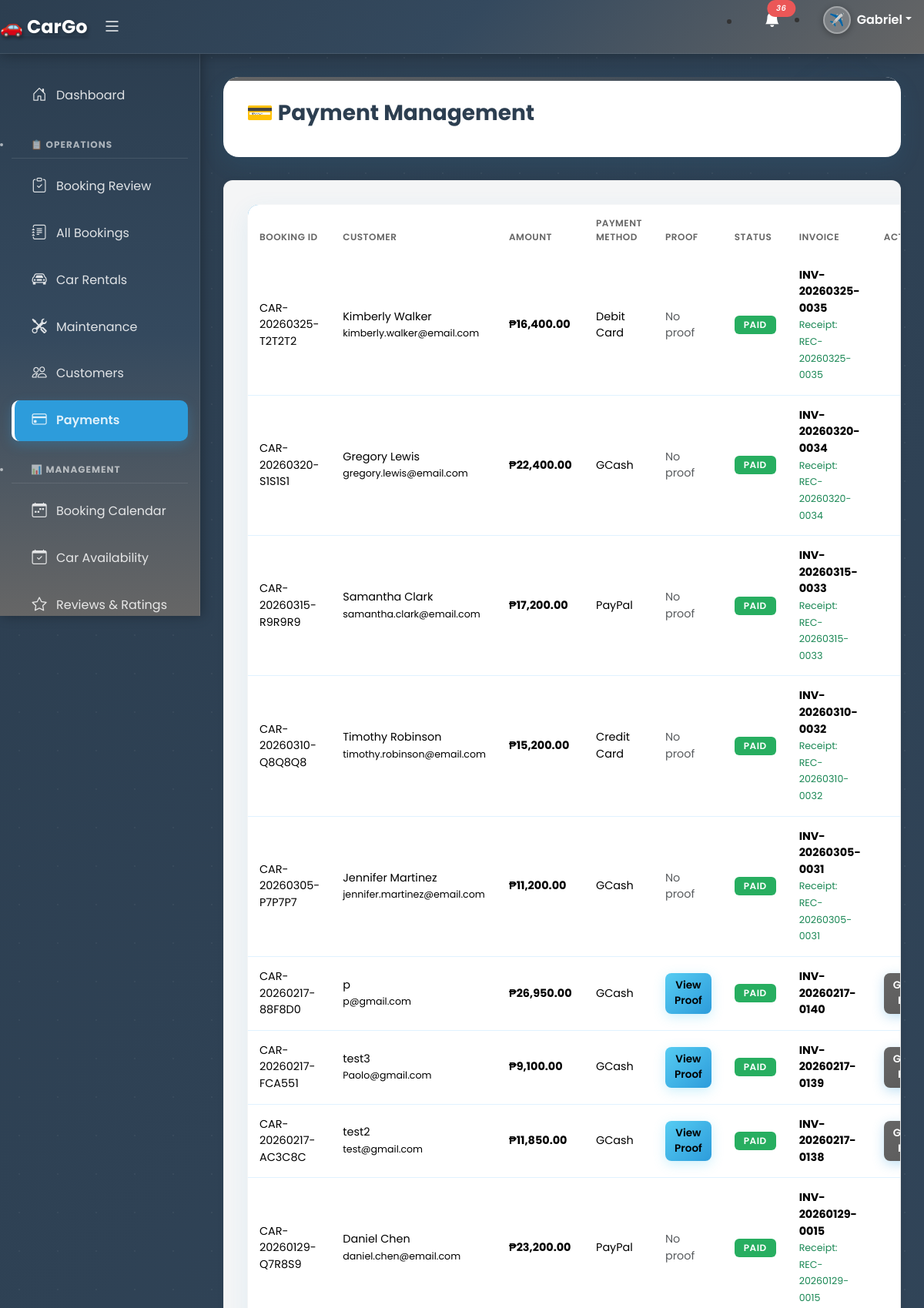
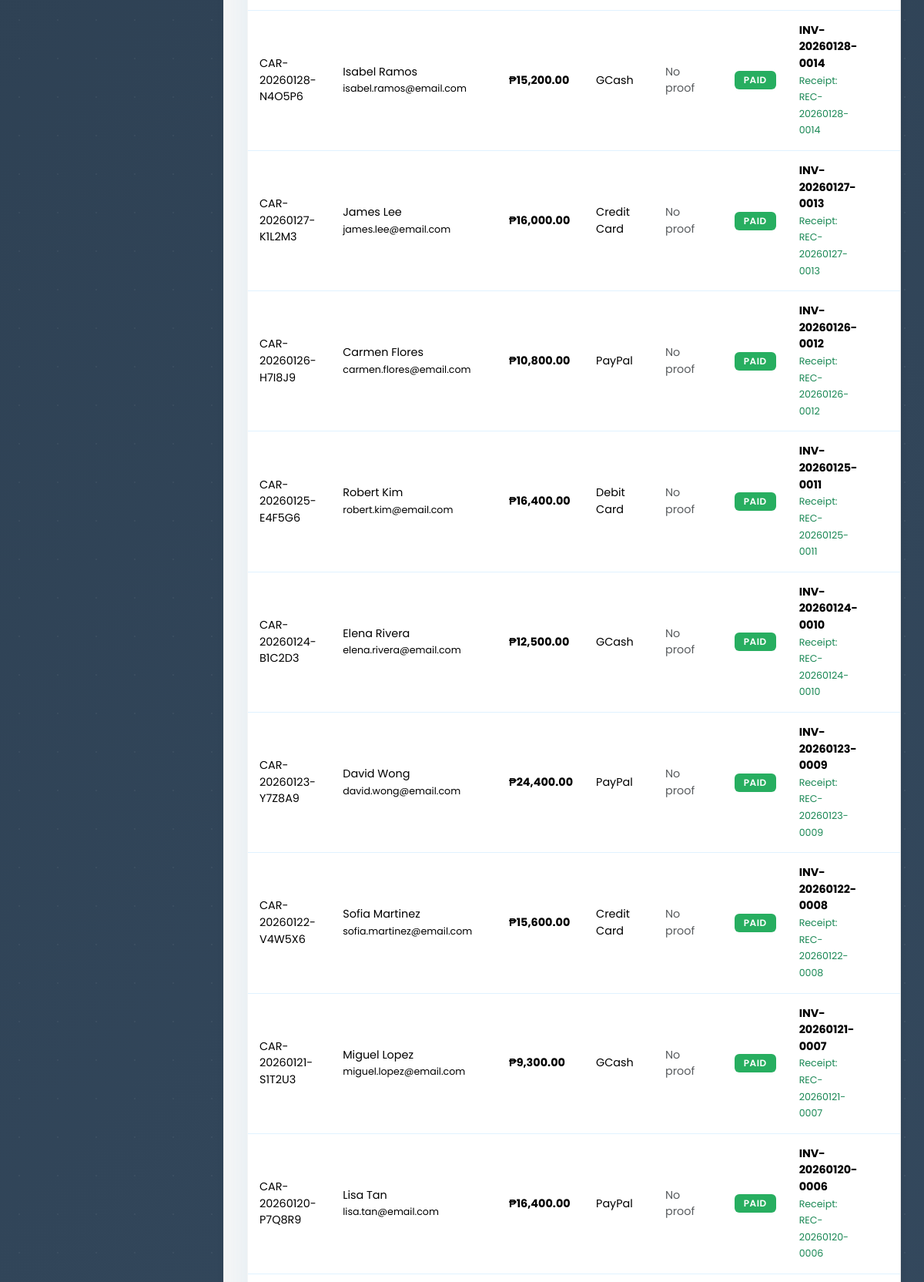
Screenshot of /index.php?page=payments (signed in, upper part) with the database file from the repository (2 pictures, top to bottom).
### tables this page shows
CREATE TABLE `car_rentals` (
  `id` int(11) NOT NULL,
  `booking_id` varchar(50) NOT NULL,
  `customer_name` varchar(100) NOT NULL,
  `customer_email` varchar(100) NOT NULL,
  `customer_phone` varchar(20) NOT NULL,
  `customer_age` int(11) NOT NULL,
  `pickup_date` date NOT NULL,
  `dropoff_date` date NOT NULL,
  `pickup_time` time NOT NULL,
  `dropoff_time` time NOT NULL,
  `pickup_location` varchar(200) NOT NULL,
  `dropoff_location` varchar(200) NOT NULL,
  `car_type` varchar(50) NOT NULL,
  `car_model` varchar(100) NOT NULL,
  `car_image` varchar(255) DEFAULT NULL,
  `rental_days` int(11) NOT NULL,
  `daily_rate` decimal(10,2) NOT NULL,
  `subtotal` decimal(10,2) NOT NULL,
  `insurance_fee` decimal(10,2) DEFAULT 0.00,
  `additional_fees` decimal(10,2) DEFAULT 0.00,
  `total_amount` decimal(10,2) NOT NULL,
  `promo_code` varchar(50) DEFAULT NULL,
  `discount_amount` decimal(10,2) DEFAULT 0.00,
  `agent_id` varchar(50) DEFAULT NULL,
  `agent_commission` decimal(10,2) DEFAULT 0.00,
  `status` varchar(50) DEFAULT 'Pending',
  `admin_notes` text DEFAULT NULL,
  `payment_method` varchar(50) DEFAULT NULL,
  `payment_status` varchar(50) DEFAULT 'Pending',
  `created_at` timestamp NOT NULL DEFAULT current_timestamp(),
  `updated_at` timestamp NOT NULL DEFAULT current_timestamp() ON UPDATE current_timestamp(),
  `license_number` varchar(50) DEFAULT '',
  `license_expiry` date DEFAULT NULL,
  `actual_return_date` datetime DEFAULT NULL,
  `payment_proof` varchar(255) DEFAULT NULL,
  `invoice_number` varchar(50) DEFAULT NULL,
  `receipt_file` varchar(255) DEFAULT NULL,
  `payment_verified_by` varchar(50) DEFAULT NULL,
  `payment_verified_at` datetime DEFAULT NULL,
  `payment_type` varchar(20) DEFAULT 'Full Payment',
  `amount_paid` decimal(10,2) DEFAULT 0.00,
  `remaining_balance` decimal(10,2) DEFAULT 0.00,
  `refund_amount` decimal(10,2) DEFAULT 0.00,
  `actual_rental_days` int(11) DEFAULT 0,
  `pickup_status` varchar(20) DEFAULT 'Pending',
  `pickup_confirmed_at` datetime DEFAULT NULL,
  `return_pickup_status` varchar(20) DEFAULT 'Pending',
  `return_pickup_confirmed_at` datetime DEFAULT NULL
);

### modules/payments.php (the view, shortened to what this page needs)
<?php
$conn = new mysqli('localhost', 'root', '', 'travel_db_improved');
$conn->query("ALTER TABLE car_rentals ADD COLUMN IF NOT EXISTS payment_proof VARCHAR(255)");
$conn->query("ALTER TABLE car_rentals ADD COLUMN IF NOT EXISTS invoice_number VARCHAR(50)");
$conn->query("ALTER TABLE car_rentals ADD COLUMN IF NOT EXISTS receipt_file VARCHAR(255)");
$conn->query("ALTER TABLE car_rentals ADD COLUMN IF NOT EXISTS payment_verified_by VARCHAR(50)");
$conn->query("ALTER TABLE car_rentals ADD COLUMN IF NOT EXISTS payment_verified_at DATETIME");
$bookings = $conn->query("SELECT * FROM car_rentals ORDER BY created_at DESC")->fetch_all(MYSQLI_ASSOC);
?>
<div class="pagetitle">
  <h1>💳 Payment Management</h1>
</div>
<section class="section">
  <div class="card">
    <div class="card-body">
      <table class="table">
        <thead>
          <tr>
            <th>Booking ID</th>
            <th>Customer</th>
            <th>Amount</th>
            <th>Payment Method</th>
            <th>Proof</th>
            <th>Status</th>
            <th>Invoice</th>
            <th>Actions</th>
          </tr>
        </thead>
        <tbody>
          <?php foreach($bookings as $b): ?>
          <tr>
            <td><?php echo $b['booking_id']; ?></td>
            <td><?php echo htmlspecialchars($b['customer_name']); ?><br><small><?php echo $b['customer_email']; ?></small></td>
            <td><strong>₱<?php echo number_format($b['total_amount'], 2); ?></strong></td>
            <td><?php echo $b['payment_method']; ?></td>
            <td>
              <?php if($b['payment_proof']): ?>
              <a href="<?php echo $b['payment_proof']; ?>" target="_blank" class="btn btn-sm btn-info">View Proof</a>
              <?php else: ?>
              <span class="text-muted">No proof</span>
              <?php endif; ?>
            </td>
            <td>
              <span class="badge bg-<?php echo $b['payment_status']=='Paid'?'success':($b['payment_status']=='Failed'?'danger':'warning'); ?>">
                <?php echo $b['payment_status']; ?>
              </span>
            </td>
            <td>
              <?php if($b['invoice_number']): ?>
              <strong><?php echo $b['invoice_number']; ?></strong>
              <?php if($b['receipt_file']): ?>
              <br><small class="text-success">Receipt: <?php echo $b['receipt_file']; ?></small>
              <?php endif; ?>
              <?php else: ?>
              <span class="text-muted">-</span>
              <?php endif; ?>
            </td>
            <td>
              <?php if($b['payment_status']=='Pending' && $b['payment_proof']): ?>
              <form method="POST" class="d-inline">
                <input type="hidden" name="booking_id" value="<?php echo $b['id']; ?>">
                <input type="hidden" name="action" value="approve">
                <button type="submit" name="update_payment" class="btn btn-sm btn-success" onclick="return confirm('Approve payment?')">Approve</button>
              </form>
              <button class="btn btn-sm btn-danger" onclick="rejectPayment(<?php echo $b['id']; ?>)">Reject</button>
              <?php elseif($b['payment_status']=='Paid' && !$b['receipt_file']): ?>
              <form method="POST" class="d-inline">
                <button type="submit" name="generate_receipt" class="btn btn-sm btn-primary">Generate Receipt</button>
              </form>
              <?php endif; ?>
            </td>
          </tr>
          <?php endforeach; ?>
        </tbody>
      </table>
    </div>
  </div>
</section>

### assets/css/style.css (style rules this page uses)
:root { --ocean-blue: #2D9CDB; --coral-pink: #FF7A7A; --sunset-orange: #FF9F43; --palm-green: #27AE60; --sand-beige: #F2C94C; --lagoon-teal: #56CCF2; --volcano-red: #EB5757; --deep-navy: #1A3B5D; --sunset-gradient: linear-gradient(135deg, #FF7A7A 0%, #FF9F43 100%); --ocean-gradient: linear-gradient(135deg, #2D9CDB 0%, #56CCF2 100%); --beach-gradient: linear-gradient(135deg, #F2C94C 0%, #FFEAA7 100%); --forest-gradient: linear-gradient(135deg, #27AE60 0%, #6FCF97 100%); --card-shadow: 0 10px 30px rgba(45, 156, 219, 0.1); --card-shadow-hover: 0 15px 40px rgba(45, 156, 219, 0.2); }
body { font-family: 'Poppins', sans-serif; background-color: #f8fafc; background-image: url('../img/travel-pattern.png'); background-size: 300px; }
.table { border-radius: 15px; overflow: hidden; box-shadow: var(--card-shadow); border: 1px solid #e0f2ff; }
.table thead { background: var(--ocean-gradient); color: white; }
.table thead th { border: none; padding: 15px; font-weight: 600; }
.table tbody tr { transition: all 0.3s ease; }
.table tbody td { border-color: #e0f2ff; padding: 15px; vertical-align: middle; }
.badge { padding: 8px 15px; border-radius: 20px; font-weight: 500; text-transform: uppercase; letter-spacing: 0.5px; }
.bg-success { background-color: var(--palm-green) !important; }
.btn { border-radius: 12px; padding: 12px 30px; font-weight: 600; transition: all 0.3s ease; border: none; position: relative; overflow: hidden; }
.btn::after { content: ''; position: absolute; top: 50%; left: 50%; width: 5px; height: 5px; background: rgba(255, 255, 255, 0.6); opacity: 0; border-radius: 100%; transform: scale(1, 1) translate(-50%); transform-origin: 50% 50%; }
.btn-primary { background: var(--ocean-gradient); box-shadow: 0 4px 15px rgba(45, 156, 219, 0.3); }
.btn-info { background: linear-gradient(135deg, #56CCF2 0%, #2D9CDB 100%); box-shadow: 0 4px 15px rgba(86, 204, 242, 0.3); }
.pagetitle { background: white; padding: 30px; border-radius: 20px; margin-bottom: 30px; box-shadow: var(--card-shadow); position: relative; overflow: hidden; }
.pagetitle::before { content: ''; position: absolute; top: 0; left: 0; right: 0; height: 5px; background: linear-gradient(135deg, #666 0%, #2c3e50 100%); }
.pagetitle h1 { color: var(--deep-navy); font-weight: 700; margin-bottom: 10px; }
.card { border-radius: 20px; border: none; box-shadow: var(--card-shadow); transition: all 0.3s ease; overflow: hidden; }
.card-body { padding: 30px; }
.card { position: relative; overflow: hidden; }
.card::before { content: ''; position: absolute; top: -50%; left: -50%; width: 200%; height: 200%; background: linear-gradient(45deg, transparent, rgba(102, 102, 102, 0.05), transparent); transform: rotate(45deg); transition: all 0.6s; opacity: 0; }
.badge { animation: pulse 2s ease-in-out infinite; }
.card, .stat-card { opacity: 1; transform: translateY(0); }
.btn { position: relative; overflow: hidden; }
.btn::before { content: ''; position: absolute; top: 50%; left: 50%; width: 0; height: 0; border-radius: 50%; background: rgba(255, 255, 255, 0.3); transform: translate(-50%, -50%); transition: width 0.6s, height 0.6s; }
.pagetitle { opacity: 1; transform: translateX(0); }

### rows the page displays
car_rentals: booking "CAR-20260325-T2T2T2", customer_name "Kimberly Walker", customer_email "kimberly.walker@email.com", total_amount "16,400.00", payment_method "Debit Card", shows "No proof", payment_status "PAID", invoice_number "INV-20260325-0035", receipt_file "REC-20260325-0035"
car_rentals: booking "CAR-20260320-S1S1S1", customer_name "Gregory Lewis", customer_email "gregory.lewis@email.com", total_amount "22,400.00", payment_method "GCash", shows "No proof", payment_status "PAID", invoice_number "INV-20260320-0034", receipt_file "REC-20260320-0034"
car_rentals: booking "CAR-20260315-R9R9R9", customer_name "Samantha Clark", customer_email "samantha.clark@email.com", total_amount "17,200.00", payment_method "PayPal", shows "No proof", payment_status "PAID", invoice_number "INV-20260315-0033", receipt_file "REC-20260315-0033"
car_rentals: booking "CAR-20260310-Q8Q8Q8", customer_name "Timothy Robinson", customer_email "timothy.robinson@email.com", total_amount "15,200.00", payment_method "Credit Card", shows "No proof", payment_status "PAID", invoice_number "INV-20260310-0032", receipt_file "REC-20260310-0032"
car_rentals: booking "CAR-20260305-P7P7P7", customer_name "Jennifer Martinez", customer_email "jennifer.martinez@email.com", total_amount "11,200.00", payment_method "GCash", shows "No proof", payment_status "PAID", invoice_number "INV-20260305-0031", receipt_file "REC-20260305-0031"
car_rentals: booking "CAR-20260217-88F8D0", customer_name "p", customer_email "p@gmail.com", total_amount "26,950.00", payment_method "GCash", payment_status "PAID", invoice_number "INV-20260217-0140"
car_rentals: booking "CAR-20260217-FCA551", customer_name "test3", customer_email "Paolo@gmail.com", total_amount "9,100.00", payment_method "GCash", payment_status "PAID", invoice_number "INV-20260217-0139"
car_rentals: booking "CAR-20260217-AC3C8C", customer_name "test2", customer_email "test@gmail.com", total_amount "11,850.00", payment_method "GCash", payment_status "PAID", invoice_number "INV-20260217-0138"
car_rentals: booking "CAR-20260129-Q7R8S9", customer_name "Daniel Chen", customer_email "daniel.chen@email.com", total_amount "23,200.00", payment_method "PayPal", shows "No proof", payment_status "PAID", invoice_number "INV-20260129-0015", receipt_file "REC-20260129-0015"
car_rentals: booking "CAR-20260128-N4O5P6", customer_name "Isabel Ramos", customer_email "isabel.ramos@email.com", total_amount "15,200.00", payment_method "GCash", shows "No proof", payment_status "PAID", invoice_number "INV-20260128-0014", receipt_file "REC-20260128-0014"
car_rentals: booking "CAR-20260127-K1L2M3", customer_name "James Lee", customer_email "james.lee@email.com", total_amount "16,000.00", payment_method "Credit Card", shows "No proof", payment_status "PAID", invoice_number "INV-20260127-0013", receipt_file "REC-20260127-0013"
car_rentals: booking "CAR-20260126-H7I8J9", customer_name "Carmen Flores", customer_email "carmen.flores@email.com", total_amount "10,800.00", payment_method "PayPal", shows "No proof", payment_status "PAID", invoice_number "INV-20260126-0012", receipt_file "REC-20260126-0012"
car_rentals: booking "CAR-20260125-E4F5G6", customer_name "Robert Kim", customer_email "robert.kim@email.com", total_amount "16,400.00", payment_method "Debit Card", shows "No proof", payment_status "PAID", invoice_number "INV-20260125-0011", receipt_file "REC-20260125-0011"
car_rentals: booking "CAR-20260124-B1C2D3", customer_name "Elena Rivera", customer_email "elena.rivera@email.com", total_amount "12,500.00", payment_method "GCash", shows "No proof", payment_status "PAID", invoice_number "INV-20260124-0010", receipt_file "REC-20260124-0010"
car_rentals: booking "CAR-20260123-Y7Z8A9", customer_name "David Wong", customer_email "david.wong@email.com", total_amount "24,400.00", payment_method "PayPal", shows "No proof", payment_status "PAID", invoice_number "INV-20260123-0009", receipt_file "REC-20260123-0009"
car_rentals: booking "CAR-20260122-V4W5X6", customer_name "Sofia Martinez", customer_email "sofia.martinez@email.com", total_amount "15,600.00", payment_method "Credit Card", shows "No proof", payment_status "PAID", invoice_number "INV-20260122-0008", receipt_file "REC-20260122-0008"
car_rentals: booking "CAR-20260121-S1T2U3", customer_name "Miguel Lopez", customer_email "miguel.lopez@email.com", total_amount "9,300.00", payment_method "GCash", shows "No proof", payment_status "PAID", invoice_number "INV-20260121-0007", receipt_file "REC-20260121-0007"
car_rentals: booking "CAR-20260120-P7Q8R9", customer_name "Lisa Tan", customer_email "lisa.tan@email.com", total_amount "16,400.00", payment_method "PayPal", shows "No proof", payment_status "PAID", invoice_number "INV-20260120-0006", receipt_file "REC-20260120-0006"

### other values shown
$unread_notifications "36"
$display_name "Gabriel"
